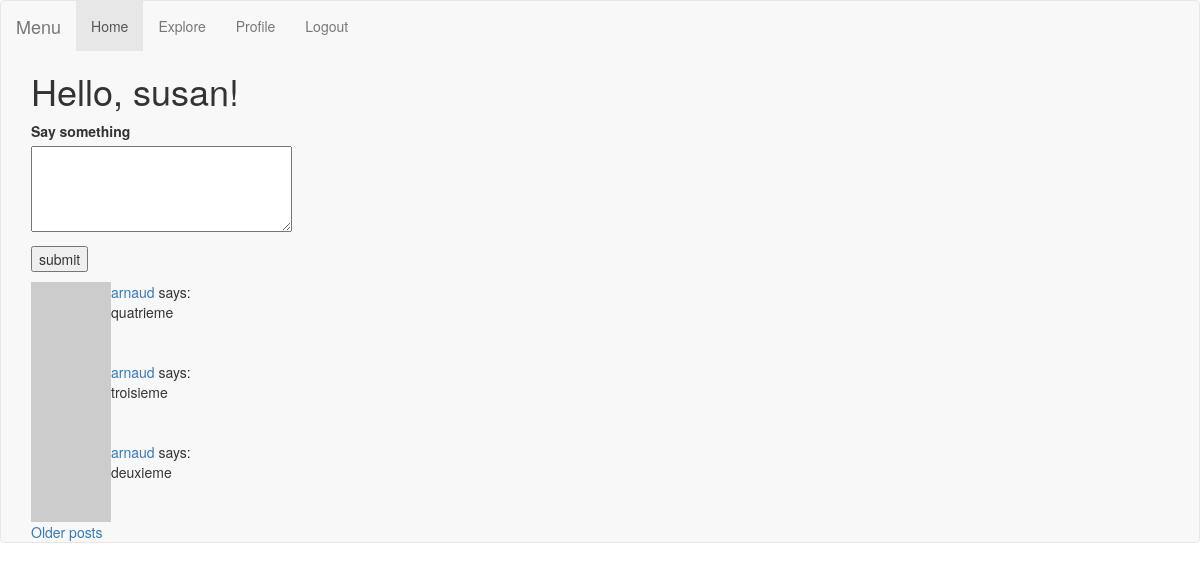
The app's page /index (signed in) with its own data.
### app/models.py (models this page shows, shortened)
class User(UserMixin, db.Model):
    id = db.Column(db.Integer, primary_key = True)
    username = db.Column(db.String(64), index = True, unique=True)
    email = db.Column(db.String(120), index = True, unique = True)
    password_hash = db.Column(db.String(128))
    about_me = db.Column(db.String(140))
    last_seen = db.Column(db.DateTime, default=datetime.utcnow)
    posts = db.relationship('Post', backref = 'author', lazy = "dynamic")
    followed = db.relationship(
        'User', secondary=followers,
        primaryjoin = (followers.c.follower_id == id),
        secondaryjoin = (followers.c.followed_id == id),
        backref = db.backref('followers', lazy='dynamic'),
        lazy = 'dynamic')
    def avatar(self, size):
        digest = md5(self.email.lower().encode('utf-8')).hexdigest()
        return 'https://www.gravatar.com/avatar/{}?d=identicon&s={}'.format(digest, size)
    def followed_posts(self):
        followed = Post.query.join(followers, (followers.c.followed_id == Post.user_id)).filter(
            followers.c.follower_id == self.id)
        own = Post.query.filter_by(user_id = self.id)
        return followed.union(own).order_by(Post.timestamp.desc())

class Post(db.Model):
    id = db.Column(db.Integer, primary_key = True)
    body = db.Column(db.String(140))
    timestamp = db.Column(db.DateTime, index=True, default=datetime.utcnow)
    user_id = db.Column(db.Integer, db.ForeignKey("user.id"))

### app/routes.py (the view)
@app.route('/', methods=['GET','POST'])
@app.route('/index', methods=['GET','POST'])
@login_required
def index():
    form = PostForm()
    if form.validate_on_submit():
        post = Post(body=form.post.data, author=current_user)
        db.session.add(post)
        db.session.commit()
        flash('Your post is now live !')
        return redirect(url_for('index'))
    page = request.args.get('page',1, type=int)
    posts = current_user.followed_posts().paginate(page, app.config['POSTS_PER_PAGE'], False)
    next_url = url_for('index', page=posts.next_num) if posts.has_next else None
    prev_url = url_for('index', page=posts.prev_num) if posts.has_prev else None
    return render_template('index.html', title="Home Page", form=form, posts=posts.items, next_url=next_url, prev_url=prev_url)

### app/forms.py
class PostForm(FlaskForm):
    post = TextAreaField('Say something', validators=[DataRequired(), Length(min=1, max=140)])
    submit = SubmitField('submit')

### app/models.py (called while the page is built)
@login.user_loader
def load_user(id):
    return User.query.get(int(id))

### app/routes.py (called while the page is built)
@app.before_request
def before_request():
    if current_user.is_authenticated:
        current_user.last_seen = datetime.utcnow()
        db.session.commit()

### app/templates/index.html (shortened to what this page needs)
{% extends 'base.html' %}
{% block app_content %}
    <h1>Hello, {{ current_user.username }}!</h1>
    {% if form %}
    <form action="" method="POST">
        <p>
            {{ form.post.label }} <br>
            {{ form.post(cols=32, rows=4)}} <br>
        </p>
        <p> {{form.submit}} </p>
    </form>
    {% endif %}
    {% for post in posts %}
        {% include '_post.html' %}
    {% endfor %}
    {% if next_url %}
        <a href="{{next_url}}">Older posts</a>
    {% endif %}
{% endblock %}

### app/templates/_post.html
 <table>
    <tr valign="top">
        <td><img src="{{ post.author.avatar(36) }}"></td>
        <td>
            <a href="{{ url_for('user', username=post.author.username)}}">{{ post.author.username }}</a>
            says:<br>{{ post.body }}</td>
    </tr>
</table>

### records on screen
User: username "susan"
Post: author.username "arnaud", body "quatrieme"
Post: author.username "arnaud", body "troisieme"
Post: author.username "arnaud", body "deuxieme"
